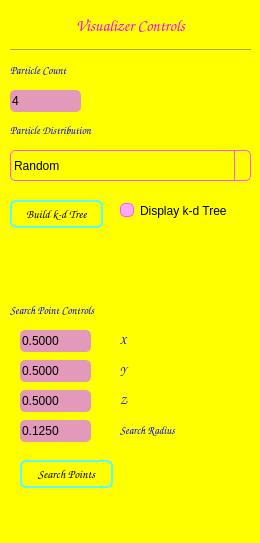
<?xml version="1.0" encoding="UTF-8"?>
<ui version="4.0">
 <class>SamplerControls</class>
 <widget class="QWidget" name="SamplerControls">
  <property name="geometry">
   <rect>
    <x>0</x>
    <y>0</y>
    <width>260</width>
    <height>543</height>
   </rect>
  </property>
  <property name="sizePolicy">
   <sizepolicy hsizetype="Ignored" vsizetype="Ignored">
    <horstretch>0</horstretch>
    <verstretch>0</verstretch>
   </sizepolicy>
  </property>
  <property name="windowTitle">
   <string>k-d Tree Tester Controls</string>
  </property>
  <property name="styleSheet">
   <string notr="true">background-color: yellow;</string>
  </property>
  <widget class="QLabel" name="label">
   <property name="geometry">
    <rect>
     <x>10</x>
     <y>0</y>
     <width>241</width>
     <height>50</height>
    </rect>
   </property>
   <property name="font">
    <font>
     <family>Comic Sans MS</family>
     <pointsize>12</pointsize>
    </font>
   </property>
   <property name="styleSheet">
    <string notr="true">QLabel {
	font: &quot;Comic Sans MS&quot;;
	color: magenta;
}</string>
   </property>
   <property name="text">
    <string>Visualizer Controls</string>
   </property>
   <property name="alignment">
    <set>Qt::AlignCenter</set>
   </property>
  </widget>
  <widget class="QLabel" name="label_2">
   <property name="geometry">
    <rect>
     <x>10</x>
     <y>60</y>
     <width>101</width>
     <height>21</height>
    </rect>
   </property>
   <property name="font">
    <font>
     <family>Comic Sans MS</family>
     <pointsize>8</pointsize>
    </font>
   </property>
   <property name="styleSheet">
    <string notr="true">QLabel {
	font: &quot;Comic Sans MS&quot;;
	color: blue;
;
}</string>
   </property>
   <property name="text">
    <string>Particle Count</string>
   </property>
   <property name="alignment">
    <set>Qt::AlignLeading|Qt::AlignLeft|Qt::AlignVCenter</set>
   </property>
  </widget>
  <widget class="Line" name="line">
   <property name="geometry">
    <rect>
     <x>10</x>
     <y>40</y>
     <width>241</width>
     <height>20</height>
    </rect>
   </property>
   <property name="orientation">
    <enum>Qt::Horizontal</enum>
   </property>
  </widget>
  <widget class="QSpinBox" name="numSamplesSpinBox">
   <property name="enabled">
    <bool>true</bool>
   </property>
   <property name="geometry">
    <rect>
     <x>10</x>
     <y>90</y>
     <width>71</width>
     <height>22</height>
    </rect>
   </property>
   <property name="styleSheet">
    <string notr="true">QSpinBox{
	background-color: rgb(226, 153, 186);
    border-radius: 5px;
}
QSpinBox::down-button{
	color: pink;
    border-radius: 5px;
}
QSpinBox::up-button{
	color: black;
    border-radius: 5px;
}
</string>
   </property>
   <property name="minimum">
    <number>2</number>
   </property>
   <property name="maximum">
    <number>1048576</number>
   </property>
   <property name="singleStep">
    <number>1</number>
   </property>
   <property name="value">
    <number>4</number>
   </property>
  </widget>
  <widget class="QComboBox" name="comboBox">
   <property name="geometry">
    <rect>
     <x>10</x>
     <y>150</y>
     <width>241</width>
     <height>31</height>
    </rect>
   </property>
   <property name="styleSheet">
    <string notr="true">QComboBox {
    border: 1px solid rgb(255, 85, 255);
    border-radius: 5px;
    padding: 1px 18px 1px 3px;
    min-width: 6em;
}
QComboBox::drop-down {
    subcontrol-origin: padding;
    subcontrol-position: top right;
    width: 15px;

    border-left-width: 1px;
    border-left-color: rgb(255, 85, 255);
    border-left-style: solid; /* just a single line */
    border-top-right-radius: 5px; /* same radius as the QComboBox */
    border-bottom-right-radius: 5px;
}
QComboBox::down-arrow:on { /* shift the arrow when popup is open */
    top: 1px;
    left: 1px;
}

QComboBox QAbstractItemView {
    border: 2px solid rgb(255, 170, 255);
    selection-background-color: rgb(255, 170, 255);
	font: &quot;Comic Sans MS&quot;;
    border-radius: 5px;
}</string>
   </property>
   <item>
    <property name="text">
     <string>Random</string>
    </property>
   </item>
   <item>
    <property name="text">
     <string>Grid</string>
    </property>
   </item>
   <item>
    <property name="text">
     <string>Stratified</string>
    </property>
   </item>
  </widget>
  <widget class="QLabel" name="label_3">
   <property name="geometry">
    <rect>
     <x>10</x>
     <y>120</y>
     <width>131</width>
     <height>21</height>
    </rect>
   </property>
   <property name="font">
    <font>
     <family>Comic Sans MS</family>
     <pointsize>8</pointsize>
    </font>
   </property>
   <property name="styleSheet">
    <string notr="true">QLabel {
	font: &quot;Comic Sans MS&quot;;
	color: blue;
;
}</string>
   </property>
   <property name="text">
    <string>Particle Distribution</string>
   </property>
   <property name="alignment">
    <set>Qt::AlignLeading|Qt::AlignLeft|Qt::AlignVCenter</set>
   </property>
  </widget>
  <widget class="QCheckBox" name="checkBox">
   <property name="geometry">
    <rect>
     <x>120</x>
     <y>200</y>
     <width>119</width>
     <height>21</height>
    </rect>
   </property>
   <property name="styleSheet">
    <string notr="true">QCheckBox::indicator{
    border: 1px solid rgb(255, 85, 255);
    border-radius: 5px;
    padding: 1px 1px 1px 3px;
}

QCheckBox::indicator:unchecked {
    background-color: yellow;
}

QCheckBox::indicator:checked {
    background-color: rgb(255, 170, 255)
}</string>
   </property>
   <property name="text">
    <string>Display k-d Tree</string>
   </property>
   <property name="checked">
    <bool>true</bool>
   </property>
  </widget>
  <widget class="QPushButton" name="pushButton">
   <property name="geometry">
    <rect>
     <x>10</x>
     <y>200</y>
     <width>93</width>
     <height>28</height>
    </rect>
   </property>
   <property name="font">
    <font>
     <family>Comic Sans MS</family>
    </font>
   </property>
   <property name="styleSheet">
    <string notr="true">QPushButton {
    border: 2px solid rgb(85, 255, 255);
    border-radius: 6px;
    background-color: qlineargradient(x1: 0, y1: 0, x2: 0, y2: 1,
                                      stop: 0 rgb(255, 170, 255), stop: 1 rgb(255, 85, 255));
    min-width: 80px;
}

QPushButton:pressed {
    background-color: qlineargradient(x1: 0, y1: 0, x2: 0, y2: 1,
                                      stop: 0 rgb(255, 85, 255), stop: 1 rgb(255, 170, 255));
}

QPushButton:flat {
    border: none; /* no border for a flat push button */
}

QPushButton:default {
    border-color: navy; /* make the default button prominent */
}</string>
   </property>
   <property name="text">
    <string>Build k-d Tree</string>
   </property>
  </widget>
  <widget class="QLabel" name="label_4">
   <property name="geometry">
    <rect>
     <x>10</x>
     <y>300</y>
     <width>131</width>
     <height>21</height>
    </rect>
   </property>
   <property name="font">
    <font>
     <family>Comic Sans MS</family>
     <pointsize>8</pointsize>
    </font>
   </property>
   <property name="styleSheet">
    <string notr="true">QLabel {
	font: &quot;Comic Sans MS&quot;;
	color: blue;
;
}</string>
   </property>
   <property name="text">
    <string>Search Point Controls</string>
   </property>
   <property name="alignment">
    <set>Qt::AlignLeading|Qt::AlignLeft|Qt::AlignVCenter</set>
   </property>
  </widget>
  <widget class="QLabel" name="label_5">
   <property name="geometry">
    <rect>
     <x>120</x>
     <y>330</y>
     <width>51</width>
     <height>21</height>
    </rect>
   </property>
   <property name="font">
    <font>
     <family>Comic Sans MS</family>
     <pointsize>8</pointsize>
    </font>
   </property>
   <property name="styleSheet">
    <string notr="true">QLabel {
	font: &quot;Comic Sans MS&quot;;
	color: blue;
;
}</string>
   </property>
   <property name="text">
    <string>X</string>
   </property>
   <property name="alignment">
    <set>Qt::AlignLeading|Qt::AlignLeft|Qt::AlignVCenter</set>
   </property>
  </widget>
  <widget class="QLabel" name="label_6">
   <property name="geometry">
    <rect>
     <x>120</x>
     <y>360</y>
     <width>51</width>
     <height>21</height>
    </rect>
   </property>
   <property name="font">
    <font>
     <family>Comic Sans MS</family>
     <pointsize>8</pointsize>
    </font>
   </property>
   <property name="styleSheet">
    <string notr="true">QLabel {
	font: &quot;Comic Sans MS&quot;;
	color: blue;
;
}</string>
   </property>
   <property name="text">
    <string>Y</string>
   </property>
   <property name="alignment">
    <set>Qt::AlignLeading|Qt::AlignLeft|Qt::AlignVCenter</set>
   </property>
  </widget>
  <widget class="QLabel" name="label_7">
   <property name="geometry">
    <rect>
     <x>120</x>
     <y>390</y>
     <width>51</width>
     <height>21</height>
    </rect>
   </property>
   <property name="font">
    <font>
     <family>Comic Sans MS</family>
     <pointsize>8</pointsize>
    </font>
   </property>
   <property name="styleSheet">
    <string notr="true">QLabel {
	font: &quot;Comic Sans MS&quot;;
	color: blue;
;
}</string>
   </property>
   <property name="text">
    <string>Z</string>
   </property>
   <property name="alignment">
    <set>Qt::AlignLeading|Qt::AlignLeft|Qt::AlignVCenter</set>
   </property>
  </widget>
  <widget class="QLabel" name="label_8">
   <property name="geometry">
    <rect>
     <x>120</x>
     <y>420</y>
     <width>91</width>
     <height>21</height>
    </rect>
   </property>
   <property name="font">
    <font>
     <family>Comic Sans MS</family>
     <pointsize>8</pointsize>
    </font>
   </property>
   <property name="styleSheet">
    <string notr="true">QLabel {
	font: &quot;Comic Sans MS&quot;;
	color: blue;
;
}</string>
   </property>
   <property name="text">
    <string>Search Radius</string>
   </property>
   <property name="alignment">
    <set>Qt::AlignLeading|Qt::AlignLeft|Qt::AlignVCenter</set>
   </property>
  </widget>
  <widget class="QDoubleSpinBox" name="xSpinBox">
   <property name="enabled">
    <bool>true</bool>
   </property>
   <property name="geometry">
    <rect>
     <x>20</x>
     <y>330</y>
     <width>71</width>
     <height>22</height>
    </rect>
   </property>
   <property name="styleSheet">
    <string notr="true">QDoubleSpinBox{
	background-color: rgb(226, 153, 186);
    border-radius: 5px;
}
QDoubleSpinBox::down-button{
	color: pink;
    border-radius: 5px;
}
QDoubleSpinBox::up-button{
	color: black;
    border-radius: 5px;
}
</string>
   </property>
   <property name="decimals">
    <number>4</number>
   </property>
   <property name="maximum">
    <double>1.000000000000000</double>
   </property>
   <property name="singleStep">
    <double>0.010000000000000</double>
   </property>
   <property name="value">
    <double>0.500000000000000</double>
   </property>
  </widget>
  <widget class="QDoubleSpinBox" name="ySpinBox">
   <property name="enabled">
    <bool>true</bool>
   </property>
   <property name="geometry">
    <rect>
     <x>20</x>
     <y>360</y>
     <width>71</width>
     <height>22</height>
    </rect>
   </property>
   <property name="styleSheet">
    <string notr="true">QDoubleSpinBox{
	background-color: rgb(226, 153, 186);
    border-radius: 5px;
}
QDoubleSpinBox::down-button{
	color: pink;
    border-radius: 5px;
}
QDoubleSpinBox::up-button{
	color: black;
    border-radius: 5px;
}
</string>
   </property>
   <property name="decimals">
    <number>4</number>
   </property>
   <property name="maximum">
    <double>1.000000000000000</double>
   </property>
   <property name="singleStep">
    <double>0.010000000000000</double>
   </property>
   <property name="value">
    <double>0.500000000000000</double>
   </property>
  </widget>
  <widget class="QDoubleSpinBox" name="zSpinBox">
   <property name="enabled">
    <bool>true</bool>
   </property>
   <property name="geometry">
    <rect>
     <x>20</x>
     <y>390</y>
     <width>71</width>
     <height>22</height>
    </rect>
   </property>
   <property name="styleSheet">
    <string notr="true">QDoubleSpinBox{
	background-color: rgb(226, 153, 186);
    border-radius: 5px;
}
QDoubleSpinBox::down-button{
	color: pink;
    border-radius: 5px;
}
QDoubleSpinBox::up-button{
	color: black;
    border-radius: 5px;
}
</string>
   </property>
   <property name="decimals">
    <number>4</number>
   </property>
   <property name="maximum">
    <double>1.000000000000000</double>
   </property>
   <property name="singleStep">
    <double>0.010000000000000</double>
   </property>
   <property name="value">
    <double>0.500000000000000</double>
   </property>
  </widget>
  <widget class="QDoubleSpinBox" name="rSpinBox">
   <property name="enabled">
    <bool>true</bool>
   </property>
   <property name="geometry">
    <rect>
     <x>20</x>
     <y>420</y>
     <width>71</width>
     <height>22</height>
    </rect>
   </property>
   <property name="styleSheet">
    <string notr="true">QDoubleSpinBox{
	background-color: rgb(226, 153, 186);
    border-radius: 5px;
}
QDoubleSpinBox::down-button{
	color: pink;
    border-radius: 5px;
}
QDoubleSpinBox::up-button{
	color: black;
    border-radius: 5px;
}
</string>
   </property>
   <property name="decimals">
    <number>4</number>
   </property>
   <property name="maximum">
    <double>1.000000000000000</double>
   </property>
   <property name="singleStep">
    <double>0.010000000000000</double>
   </property>
   <property name="value">
    <double>0.125000000000000</double>
   </property>
  </widget>
  <widget class="QPushButton" name="pushButton_2">
   <property name="geometry">
    <rect>
     <x>20</x>
     <y>460</y>
     <width>93</width>
     <height>28</height>
    </rect>
   </property>
   <property name="font">
    <font>
     <family>Comic Sans MS</family>
    </font>
   </property>
   <property name="styleSheet">
    <string notr="true">QPushButton {
    border: 2px solid rgb(85, 255, 255);
    border-radius: 6px;
    background-color: qlineargradient(x1: 0, y1: 0, x2: 0, y2: 1,
                                      stop: 0 rgb(255, 170, 255), stop: 1 rgb(255, 85, 255));
    min-width: 80px;
}

QPushButton:pressed {
    background-color: qlineargradient(x1: 0, y1: 0, x2: 0, y2: 1,
                                      stop: 0 rgb(255, 85, 255), stop: 1 rgb(255, 170, 255));
}

QPushButton:flat {
    border: none; /* no border for a flat push button */
}

QPushButton:default {
    border-color: navy; /* make the default button prominent */
}</string>
   </property>
   <property name="text">
    <string>Search Points</string>
   </property>
  </widget>
 </widget>
 <resources/>
 <connections>
  <connection>
   <sender>comboBox</sender>
   <signal>currentIndexChanged(int)</signal>
   <receiver>SamplerControls</receiver>
   <slot>slot_setSampleMode(int)</slot>
   <hints>
    <hint type="sourcelabel">
     <x>183</x>
     <y>175</y>
    </hint>
    <hint type="destinationlabel">
     <x>196</x>
     <y>193</y>
    </hint>
   </hints>
  </connection>
  <connection>
   <sender>numSamplesSpinBox</sender>
   <signal>valueChanged(int)</signal>
   <receiver>SamplerControls</receiver>
   <slot>slot_setSamples(int)</slot>
   <hints>
    <hint type="sourcelabel">
     <x>69</x>
     <y>96</y>
    </hint>
    <hint type="destinationlabel">
     <x>135</x>
     <y>97</y>
    </hint>
   </hints>
  </connection>
  <connection>
   <sender>pushButton</sender>
   <signal>clicked()</signal>
   <receiver>SamplerControls</receiver>
   <slot>slot_buildKDTree()</slot>
   <hints>
    <hint type="sourcelabel">
     <x>58</x>
     <y>216</y>
    </hint>
    <hint type="destinationlabel">
     <x>127</x>
     <y>245</y>
    </hint>
   </hints>
  </connection>
  <connection>
   <sender>checkBox</sender>
   <signal>clicked()</signal>
   <receiver>SamplerControls</receiver>
   <slot>slot_setDisplayGrid()</slot>
   <hints>
    <hint type="sourcelabel">
     <x>131</x>
     <y>212</y>
    </hint>
    <hint type="destinationlabel">
     <x>186</x>
     <y>241</y>
    </hint>
   </hints>
  </connection>
  <connection>
   <sender>xSpinBox</sender>
   <signal>valueChanged(double)</signal>
   <receiver>SamplerControls</receiver>
   <slot>slot_updateSphereX(double)</slot>
   <hints>
    <hint type="sourcelabel">
     <x>40</x>
     <y>338</y>
    </hint>
    <hint type="destinationlabel">
     <x>201</x>
     <y>339</y>
    </hint>
   </hints>
  </connection>
  <connection>
   <sender>ySpinBox</sender>
   <signal>valueChanged(double)</signal>
   <receiver>SamplerControls</receiver>
   <slot>slot_updateSphereY(double)</slot>
   <hints>
    <hint type="sourcelabel">
     <x>64</x>
     <y>374</y>
    </hint>
    <hint type="destinationlabel">
     <x>221</x>
     <y>371</y>
    </hint>
   </hints>
  </connection>
  <connection>
   <sender>zSpinBox</sender>
   <signal>valueChanged(double)</signal>
   <receiver>SamplerControls</receiver>
   <slot>slot_updateSphereZ(double)</slot>
   <hints>
    <hint type="sourcelabel">
     <x>23</x>
     <y>408</y>
    </hint>
    <hint type="destinationlabel">
     <x>242</x>
     <y>402</y>
    </hint>
   </hints>
  </connection>
  <connection>
   <sender>rSpinBox</sender>
   <signal>valueChanged(double)</signal>
   <receiver>SamplerControls</receiver>
   <slot>slot_updateSphereR(double)</slot>
   <hints>
    <hint type="sourcelabel">
     <x>58</x>
     <y>436</y>
    </hint>
    <hint type="destinationlabel">
     <x>246</x>
     <y>448</y>
    </hint>
   </hints>
  </connection>
  <connection>
   <sender>pushButton_2</sender>
   <signal>clicked()</signal>
   <receiver>SamplerControls</receiver>
   <slot>slot_searchPoints()</slot>
   <hints>
    <hint type="sourcelabel">
     <x>93</x>
     <y>474</y>
    </hint>
    <hint type="destinationlabel">
     <x>168</x>
     <y>487</y>
    </hint>
   </hints>
  </connection>
 </connections>
 <slots>
  <slot>slot_setSamples(int)</slot>
  <slot>slot_setSampleMode(int)</slot>
  <slot>slot_setWarpMethod(int)</slot>
  <slot>slot_setDisplayGrid()</slot>
  <slot>slot_computePDFs()</slot>
  <slot>slot_updateThetaMax(int)</slot>
  <slot>slot_buildKDTree()</slot>
  <slot>slot_updateSphereX(double)</slot>
  <slot>slot_updateSphereY(double)</slot>
  <slot>slot_updateSphereZ(double)</slot>
  <slot>slot_updateSphereR(double)</slot>
  <slot>slot_searchPoints()</slot>
 </slots>
</ui>
